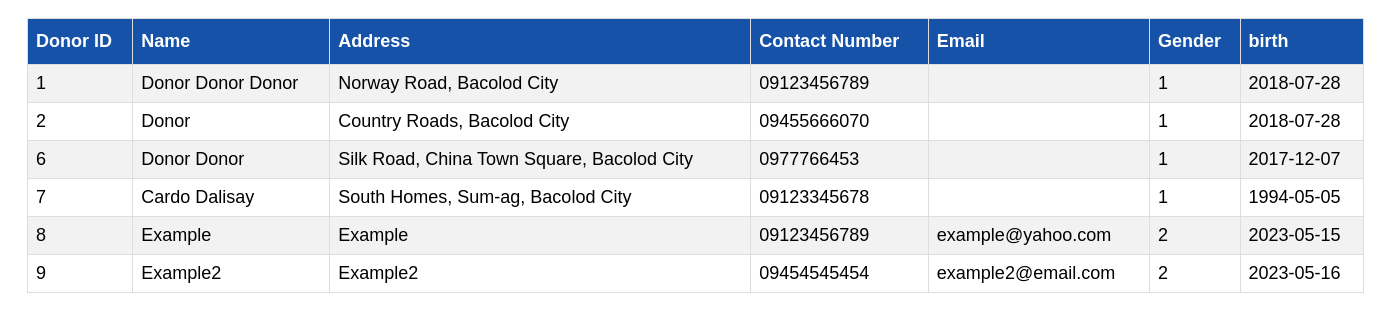
The app's page /, older data.
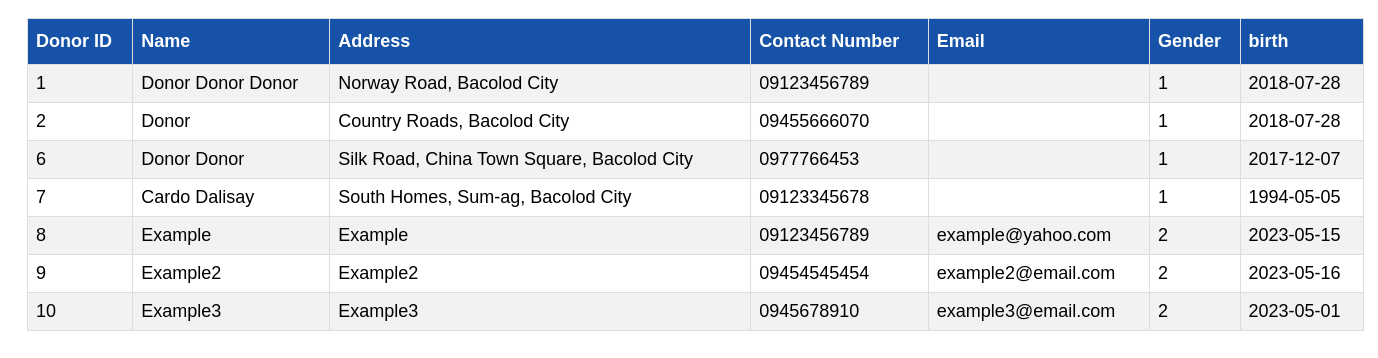
The same page, newer data.
### tables this page shows
CREATE TABLE `tbl_donors` (
  `DonorID` int(11) NOT NULL,
  `name` varchar(30) NOT NULL,
  `Address` text NOT NULL,
  `ContactNumber` text NOT NULL,
  `gender` int(1) NOT NULL,
  `birth` date DEFAULT NULL,
  `love` enum('true','false') NOT NULL DEFAULT 'false',
  `picture` varchar(100) NOT NULL DEFAULT 'http://172.22.69.14/db_donation_inventory_system/pets_picture/pet_logo.png',
  `Email` text DEFAULT NULL
);

### config/functions.php (called while the page is built)
<?php
require_once 'db.php';
function display_data(){
    global $con;
    $query = " select * from tbl_donors ";
    $result = mysqli_query($con,$query);
    return $result;
}

### index.php (the view, shortened to what this page needs)
<?php
    require_once 'config/db.php';
    require_once 'config/functions.php';
    $result = display_data();
?>
<!DOCTYPE html>
<html lang="en">
<head>
    <link rel="stylesheet" a href="css/custom.css"/>
</head>
<body class="bg-dark">
<div id="subcontent">
<table id="data-list">
                          <tr>
                                <th> Donor ID </th>
                                <th> Name </th>
                                <th> Address </th>
                                <th> Contact Number</th>
                                <th> Email </th>
                                <th> Gender</th>
                                <th> birth </th>
                            </tr>
                            <?php
                                    while($row=mysqli_fetch_assoc($result))
                                    {
                                        $DonorID = $row['DonorID'];
                                        $Name = $row['name'];
                                        $Address = $row['Address'];
                                        $ContactNumber = $row['ContactNumber'];
                                        $Email = $row['Email'];
                                        $gender = $row['gender'];
                                        $birth = $row['birth'];
                            ?>
                                  <tr>
                                        <td><?php echo $DonorID ?></td>
                                        <td><?php echo $Name ?></td>
                                        <td><?php echo $Address ?></td>
                                        <td><?php echo $ContactNumber ?></td>
                                        <td><?php echo $Email ?></td>
                                        <td><?php echo $gender ?></td>
                                        <td><?php echo $birth ?></td>
                                    </tr>
                            <?php
                                    }
                            ?>
                        </table>
                    </div>
</body>
</html>

### css/custom.css (style rules this page uses)
html { margin: 0; padding: 0; }
body { font-family: 'Assistant', sans-serif; font-size: 18px; background-color: white; }
html { margin-bottom: 100px; padding: 0; }
#subcontent { width: 1345px; padding: 4px; padding-top: 10px; margin-left: 15px; }
#data-list { border-collapse: collapse; width: 100%; }
#data-list td, #data-list th { border: 1px solid #ddd; padding: 8px; }
#data-list tr:nth-child(even) { background-color: #f2f2f2; }
#data-list th { padding-top: 12px; padding-bottom: 12px; text-align: left; background-color: #1652a7; color: white; }
* { box-sizing: border-box }

Row changes from the older to the newer data that the page shows:
added tbl_donors: DonorID "10", name "Example3", Address "Example3", ContactNumber "0945678910", Email "example3@email.com", gender "2", birth "2023-05-01"
